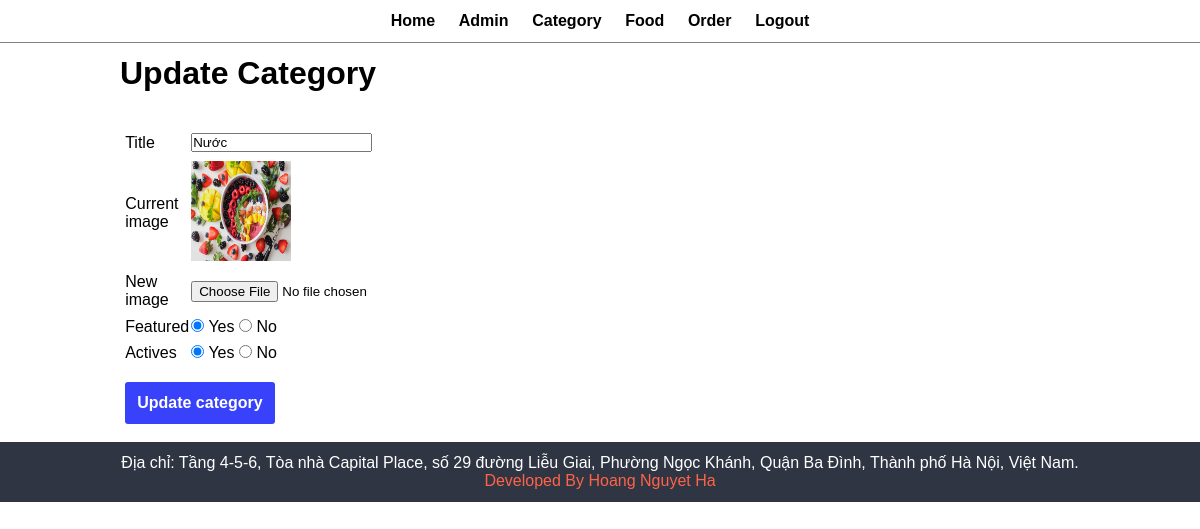
The page /admin/update_category.php?id=34 (signed in) on the database its author committed.
### tables this page shows
CREATE TABLE `tbl_category` (
  `id` int(10) UNSIGNED NOT NULL,
  `title` varchar(50) NOT NULL,
  `image_name` varchar(50) NOT NULL,
  `featured` varchar(50) NOT NULL,
  `active` varchar(50) NOT NULL
);

### admin/update_category.php (the view, shortened to what this page needs)
<?php
include("detail/menu.php");
?>
<div class="main-contant">
    <div class="wrapper">
        <h1>Update Category</h1>
        <br><br>
        <?php
            if (isset($_GET["id"])){
                $id = $_GET["id"];
                $sql = "SELECT * FROM tbl_category WHERE id = '$id'";
                $res = mysqli_query($conn, $sql);
                $count = mysqli_num_rows($res);
                if ($count == 1 ){
                    $row = mysqli_fetch_assoc($res);
                    $title = $row["title"];
                    $current_image =$row['image_name'];
                    $featured = $row['featured'];
                    $active = $row['active'];
                }else {
                    $_SESSION['no_category_found'] = '<div class="error">Category no found !</div>';
                    header("location:".SITEURL."admin/manage_category.php");
                }
            }else {
                header("location:".SITEURL."admin/manage_category.php");
            }
        ?>
        <form action="" method="POST" enctype="multipart/form-data">
            <table class="tbl-30">
                <tr >
                    <td>Title</td>
                    <td>
                        <input type="text" name="title" value="<?php echo $title;?>">
                    </td>
                </tr>
                    <tr>
                    <td>Current image</td>
                    <td>
                        <?php
                        if ($current_image != "") {
                            ?>
                                <img src="<?php echo SITEURL; ?>images/category/<?php echo $current_image;?>" width="100px" height="100px">
                            <?php
                        } else {
                            echo '<div class="error">Image not added</div>';
                        }
                        ?>
                    </td>
                </tr>
                <tr>
                    <td>New image</td>
                    <td>
                        <input type="file" name="image" onchange="displayImage(this)">
                        <br>
                    </td>
                </tr>
                <tr>
                    <td>Featured</td>
                    <td>
                        <input <?php if ($featured == 'Yes'){echo "checked";}?>  type="radio" name="featured" value="Yes"> Yes
                        <input <?php if ($featured == 'No') {echo "checked";}?>  type="radio" name="featured" value="No"> No
                    </td>
                </tr>
                <tr>
                    <td>Actives</td>
                    <td>
                        <input <?php if ($active == 'Yes'){echo "checked";}?> type="radio" name="active" value="Yes"> Yes
                        <input <?php if ($active == 'No') {echo "checked";}?> type="radio" name="active" value="No"> No
                    </td>
                </tr>
                <tr>
                    <td colspan="2">
                        <input type="submit" name="submit" value="Update category" class="btn-primary" style="padding: 12px; margin-top: 12px;">
                    </td>
                </tr>
            </table>
        </form>
    </div>
</div>
<?php
include("detail/footer.php");
?>

### css/admin.css (style rules this page uses)
* { margin: 0; padding: 0; font-family: Arial, Helvetica, sans-serif; }
.wrapper { padding: 1%; width: 80%; margin: 0 auto; }
.tbl-30 { width: 30%; }
table tr td { padding: 1% ; }
.btn-primary { background-color: #3742fa ; padding: 1%; font-size: 16px; font-weight: 600; color: white; text-decoration: none; font-weight: 600; border: none; border-radius: 3px; cursor: pointer; }

### rows shown on the page
tbl_category: title "Nước", image_name (picture), featured "☑", active "☑"
